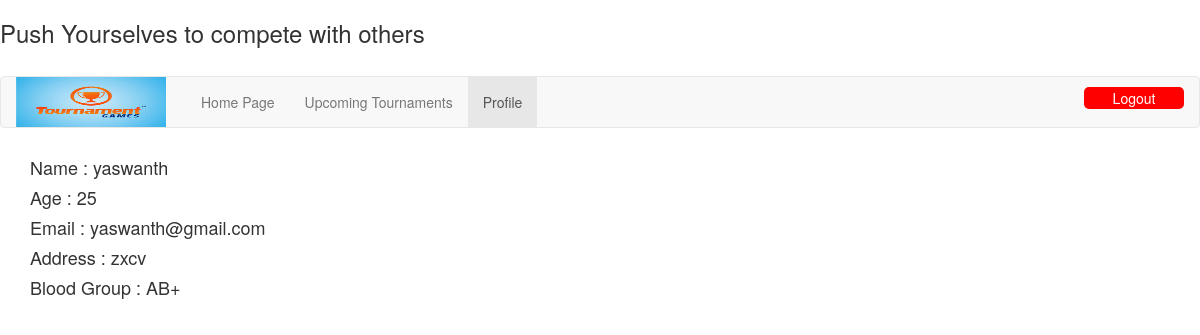
The app's page /tournament/profile.php (signed in), older data.
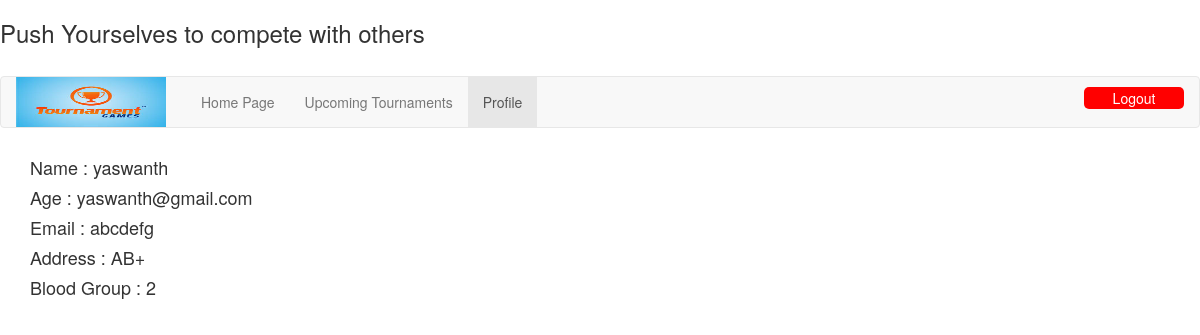
The same page, newer data.
### tables this page shows
CREATE TABLE `participants` (
  `pid` int(10) NOT NULL,
  `pname` varchar(30) NOT NULL,
  `age` varchar(3) NOT NULL,
  `email` varchar(50) NOT NULL,
  `password` varchar(50) NOT NULL,
  `address` varchar(200) NOT NULL,
  `bloodgroup` varchar(5) DEFAULT NULL,
  `teamid` varchar(10) DEFAULT NULL,
  `captain` int(10) DEFAULT NULL
);

### tournament/profile.php (the view, shortened to what this page needs)
<?php
$conn = new mysqli("localhost:3306", 'root','','tournament');
?>
<!DOCTYPE html>
<html lang="en">
<head>
  <h3 class="liketext">Push Yourselves to compete with others</h3>
<link rel="stylesheet" href="https://maxcdn.bootstrapcdn.com/bootstrap/3.4.1/css/bootstrap.min.css">
</head>
<body>
<?php
$s=$_SESSION['user'];
$sql="SELECT * FROM participants WHERE pid='".$s."' ";
$data = mysqli_query($conn,$sql);
$res=$data -> fetch_row();
$name=$res[1];
$age=$res[3];
$email=$res[4];
$address=$res[6];
$bloodgrp=$res[7];
?>
<div style="padding-top:20px;">
<nav class="navbar navbar-default" >
  <div class="container-fluid">
    <div class="navbar-header">
    <img src="tour.png" width="150px" height="50px">
    </div>
    <ul class="nav navbar-nav">
      <li style="padding-left:20px;"><a href="yourtour.php">Home Page</a></li>
      <li><a href="upcomingtour.php">Upcoming Tournaments</a></li>
      <li class="active"><a href="profile.php">Profile</a></li>
    </ul>
    <input type="button" value="Logout" style="float:right;width: 100px;margin-top:10px;margin-bottom:10px;background-color:red;border-radius:5px;border:None;color:white;" onclick="window.location='logout3.php';"></h1>
  </div>
</nav>
</div>
<div class="container">
  <div class="card" style="width:400px;">
    <div class="card-body">
      <h4 class="card-title">Name        : <?php echo $name;?></h4>
      <h4 class="card-text">Age          : <?php echo $age;?></h4>
      <h4 class="card-text">Email        : <?php echo $email;?></h4>
      <h4 class="card-text">Address      : <?php echo $address;?></h4>
      <h4 class="card-text">Blood Group  : <?php echo $bloodgrp;?></h4>
    </div>
  </div>
</body>
</html>

Row changes from the older to the newer data that the page shows:
changed participants "yaswanth": email "25" → "yaswanth@gmail.com"; password "yaswanth@gmail.com" → "abcdefg"; bloodgroup "zxcv" → "AB+"; teamid "AB+" → "2"
